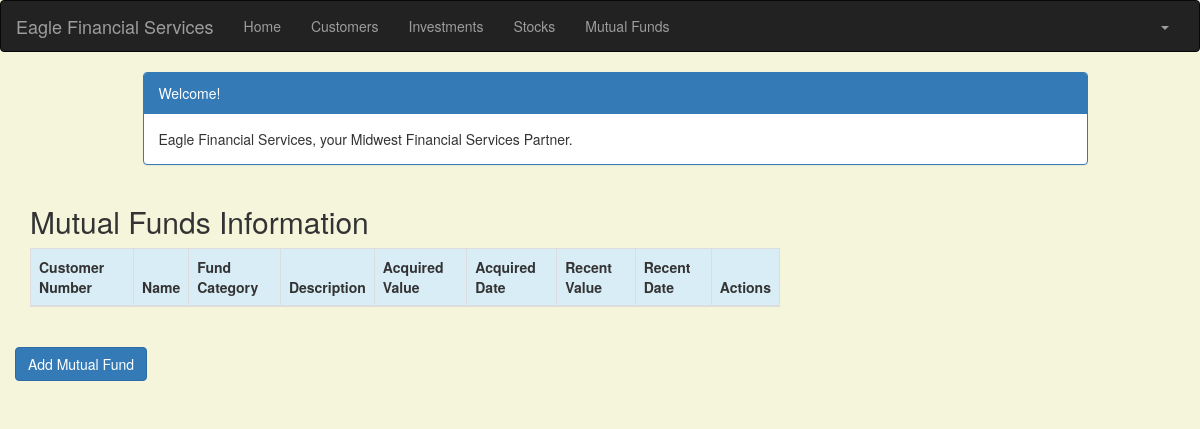
Page /mutualFund/ (signed in) on the earlier database version.
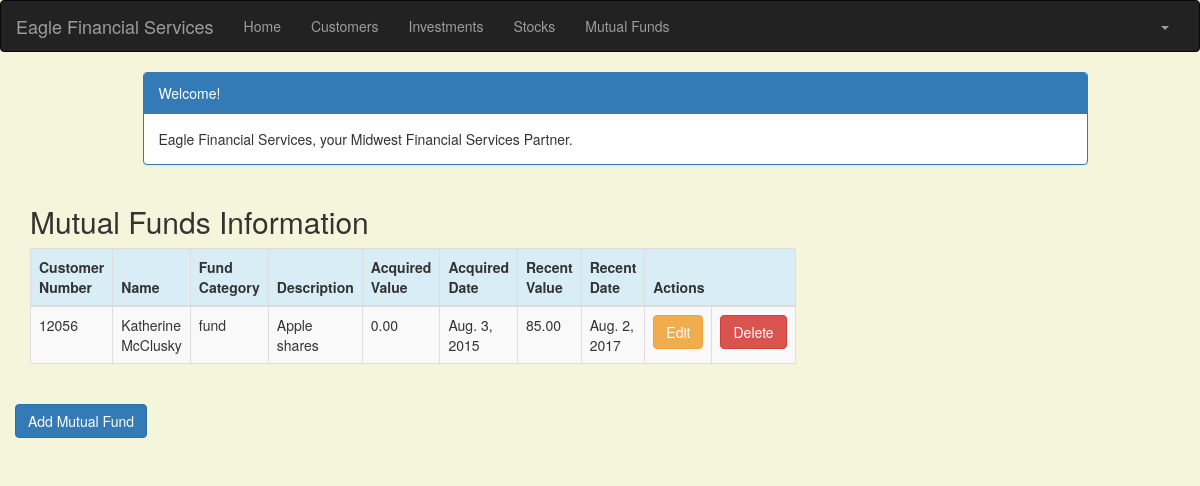
Same page on the later database version.
### portfolio/models.py (models this page shows, shortened)
class MutualFund(models.Model):
    customer = models.ForeignKey(Customer, related_name='mutualFunds')
    fund_category = models.CharField(max_length=50)
    description = models.CharField(max_length=200)
    acquired_value = models.DecimalField(max_digits=10, decimal_places=2)
    acquired_date = models.DateField(default=timezone.now)
    recent_value = models.DecimalField(max_digits=10, decimal_places=2)
    recent_date = models.DateField(default=timezone.now, blank=True, null=True)

class Customer(models.Model):
    name = models.CharField(max_length=50)
    address = models.CharField(max_length=200)
    cust_number = models.IntegerField(blank=False, null=False)
    city = models.CharField(max_length=50)
    state = models.CharField(max_length=50)
    zipcode = models.CharField(max_length=10)
    email = models.EmailField(max_length=200)
    cell_phone = models.CharField(max_length=50)
    created_date = models.DateTimeField(
        default=timezone.now)
    updated_date = models.DateTimeField(auto_now_add=True)

### portfolio/views.py (the view)
# urls.py: url(r'^mutualFund/$', views.mutualFund_list, name='mutualFund_list'),
@login_required
def mutualFund_list(request):
    mutualFunds = MutualFund.objects.filter(acquired_date__lte=timezone.now())
    return render(request, 'portfolio/mutualFund_list.html', {'mutualFunds': mutualFunds})

### portfolio/templates/portfolio/mutualFund_list.html (shortened to what this page needs)
{% extends 'portfolio/base.html' %}
{% block content %}
    <!DOCTYPE html>
    <html>
    <head>
        <link rel="stylesheet" href="https://maxcdn.bootstrapcdn.com/bootstrap/3.3.4/css/bootstrap.min.css">
    </head>
    <body>
    <div class="container">
        <div class="row">
            <div class="col-md-10 col-md-offset-1">
                <div class="panel panel-primary">
                    <div class="panel-heading">Welcome!</div>
                    <div class="panel-body">
                        Eagle Financial Services, your Midwest Financial Services Partner.
                    </div>
                </div>
            </div>
        </div>
    </div>
    <div class="row">
        <h2 style="padding-left: 15Px">Mutual Funds Information</h2>
    </div>
    <div>
        <table class="table table-striped table-bordered table-hover">
            <thead>
            <tr class="bg-info">
                <th>Customer Number</th>
                <th>Name</th>
                <th>Fund Category</th>
                <th>Description</th>
                <th>Acquired Value</th>
                <th>Acquired Date</th>
                <th>Recent Value</th>
                <th>Recent Date</th>
                <th colspan="3">Actions</th>
            </tr>
            </thead>
            <tbody>
            {% for mutualFund in mutualFunds %}
                <tr>
                    <td>{{ mutualFund.customer.cust_number }}</td>
                    <td>{{ mutualFund.customer.name }}</td>
                    <td>{{ mutualFund.fund_category }}</td>
                    <td>{{ mutualFund.description }}</td>
                    <td>{{ mutualFund.acquired_value }}</td>
                    <td>{{ mutualFund.acquired_date }}</td>
                    <td>{{ mutualFund.recent_value }}</td>
                    <td>{{ mutualFund.recent_date }}</td>
                    <td><a href="{% url 'portfolio:mutualFund_edit' pk=mutualFund.pk %}"
                           class="btn btn-warning">Edit</a></td>
                    <td><a href="{% url 'portfolio:mutualFund_delete' pk=mutualFund.pk %}"
                           onclick="return confirm('Are you sure you want to delete?')"
                           class="btn btn-danger">Delete</a>
                    </td>
                </tr>
            {% endfor %}
            </tbody>
        </table>
     <div class="row">
            <a href="{% url 'portfolio:mutualFund_new' %}" class="row"><span
                    class="btn btn-primary">Add Mutual Fund</span></a>
        </div>
    </div>
    </body>
    </html>
{% endblock %}

### portfolio/templates/portfolio/base.html (shortened to what this page needs)
{% load staticfiles %}
<!DOCTYPE html>
<html lang="en">
<head>
    <link rel="stylesheet" href="https://maxcdn.bootstrapcdn.com/bootstrap/3.3.7/css/bootstrap.min.css">
</head>
<body id="app-layout">
<nav class="navbar navbar-inverse">
    <div class="container-fluid">
        <div class="navbar-header">
            <a class="navbar-brand" href="/">
                Eagle Financial Services
            </a>
        </div>
        <div class="collapse navbar-collapse" id="myNavbar">
            <ul class="nav navbar-nav">
                <li><a href="{% url 'portfolio:home' %}">Home</a></li>
                <li><a href="{% url 'portfolio:customer_list' %}">Customers</a></li>
                <li><a href="{% url 'portfolio:investment_list' %}">Investments</a></li>
                <li><a href="{% url 'portfolio:stock_list' %}">Stocks</a></li>
                <li><a href="{% url 'portfolio:mutualFund_list' %}">Mutual Funds</a></li>
            </ul>
            <ul class="nav navbar-nav navbar-right">
                {% if user.is_authenticated %}
                    <li class="dropdown">
                        <a href="#" class="dropdown-toggle" data-toggle="dropdown" role="button" aria-expanded="false">
                            <span class="caret"></span>
                        </a>
                    </li>
                {% else %}
                    <li><a href="{% url 'login' %}"><span class="glyphicon glyphicon-log-in"></span> Login</a></li>
                {% endif %}
            </ul>
        </div>
    </div>
</nav>
<div class="content container">
    <div class="row">
        <div class="col-md-8">
            {% block content %}{% endblock %}
        </div>
    </div>
    </div>
</body>
</html>

### portfolio/templates/portfolio/base.html (style rules this page uses)
.navbar { margin-bottom: 0; border-radius: 0; }

### portfolio/templates/portfolio/mutualFund_list.html (style rules this page uses)
body { background-color: beige; }

Differences in the rows shown:
added MutualFund: customer.cust_number "12056", customer.name "Katherine McClusky", fund_category "fund", description "Apple shares", acquired_value "0.00", acquired_date "Aug. 3, 2015", recent_value "85.00", recent_date "Aug. 2, 2017"
